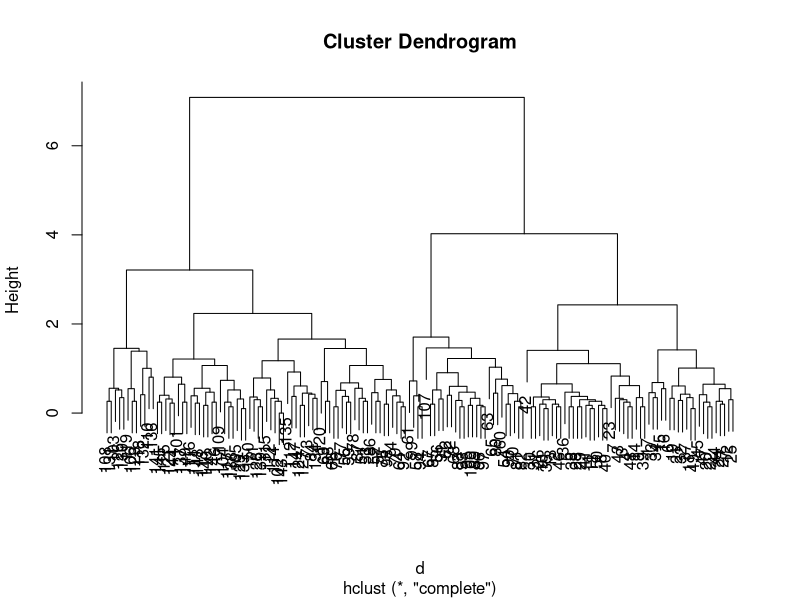
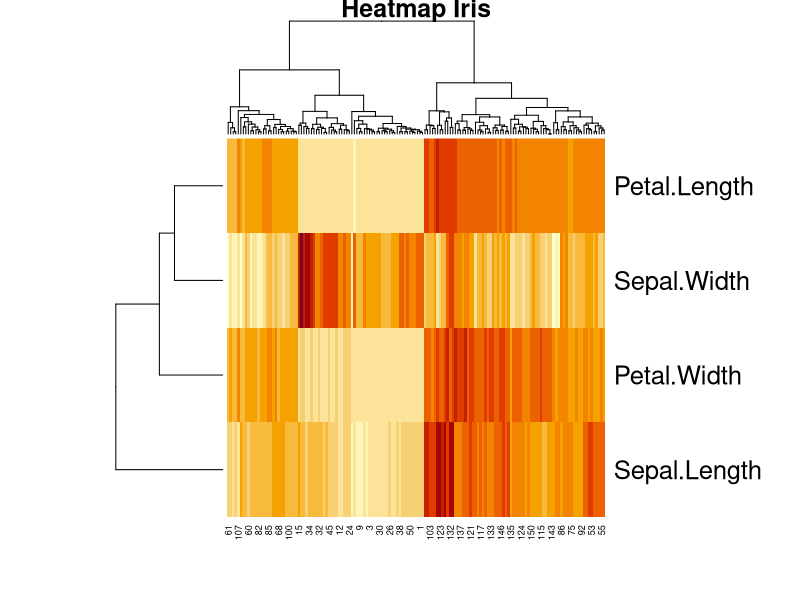
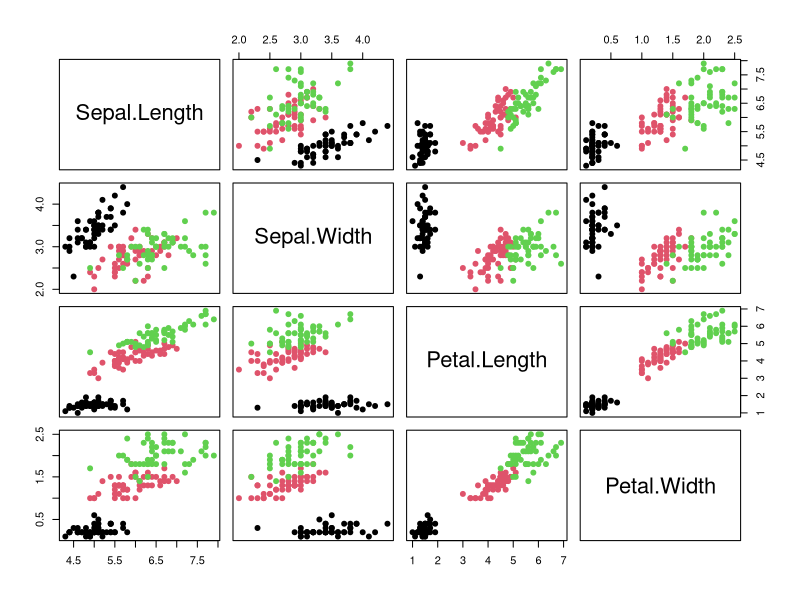
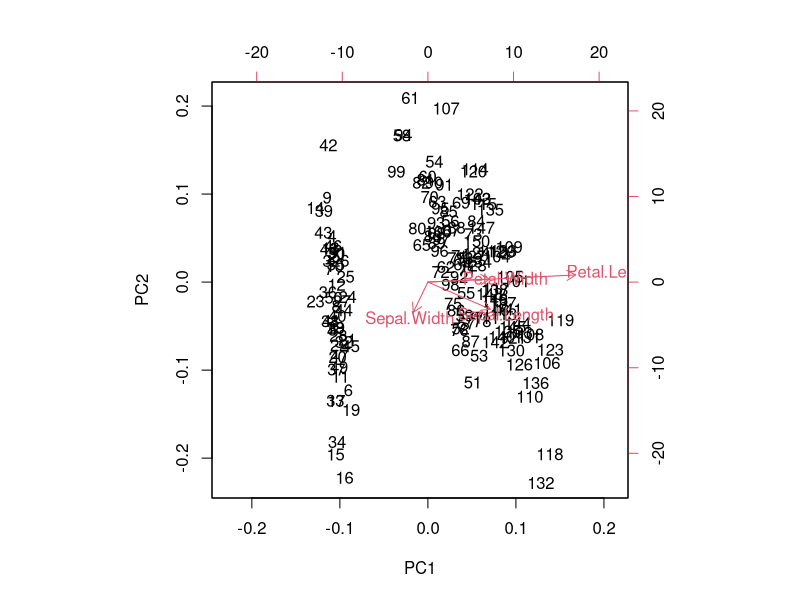
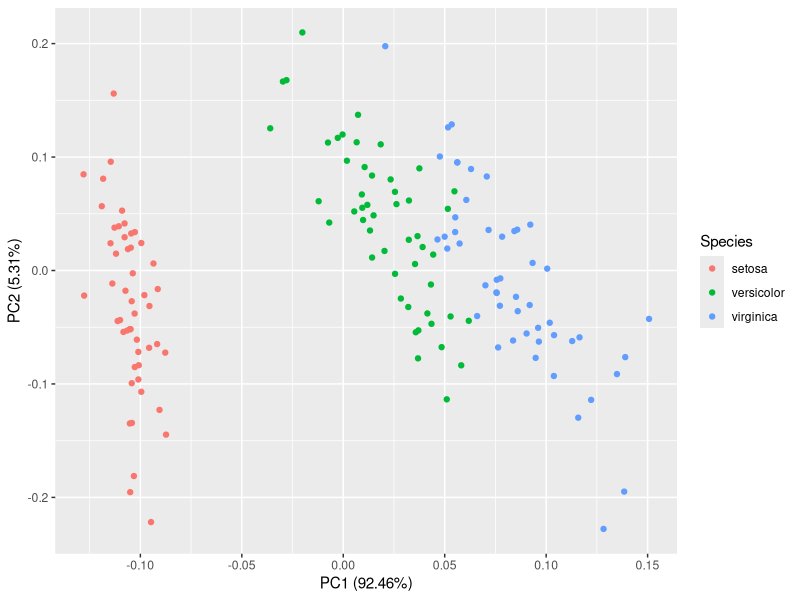

Write the R code that produced these figures, in order.
######__________________ Unsupervised learning __________________________###

### Clustering
# Hierarchical clustering
d <- dist(iris[, 1:4])
hcl <- hclust(d)
hcl
plot(hcl)

### Heatmap
X = as.matrix(iris[,-5])
heatmap(t(X), hclustfun = hclust, main = "Heatmap Iris")


### Dimensionality reduction
# Visualize all 3 species and all 4 features:
pairs(iris[, -5], col = iris[, 5], pch = 19)

# PCA
library(ggfortify)
irispca <- prcomp(iris[, -5])
summary(irispca)
biplot(irispca)
autoplot(irispca, data = iris, colour = 'Species')
